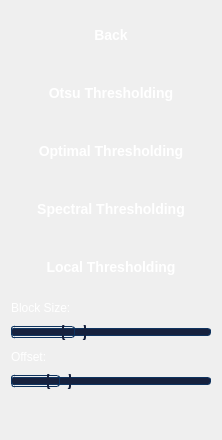
        <widget class="QWidget" name="page_thresholding_controls">
         <layout class="QVBoxLayout" name="page_thresholding_layout">
          <property name="spacing">
           <number>10</number>
          </property>
          <item>
           <widget class="QPushButton" name="back_button_4">
            <property name="cursor">
             <cursorShape>PointingHandCursor</cursorShape>
            </property>
            <property name="styleSheet">
             <string notr="true">QPushButton {
            background: qlineargradient(x1:0, y1:0, x2:1, y2:0,
                stop:0 #0f3460, stop:1 #16213e);
            color: white;
            border: none;
            padding: 12px 24px;
            font-size: 14px;
            margin: 4px 2px;
            border-radius: 8px;
            font-weight: bold;
            min-width: 120px;
        }
        QPushButton:hover {
            background: qlineargradient(x1:0, y1:0, x2:1, y2:0,
                stop:0 #16213e, stop:1 #0f3460);
            border: 1px solid #e94560;
        }
        QPushButton:pressed {
            background: qlineargradient(x1:0, y1:0, x2:1, y2:0,
                stop:0 #0f3460, stop:1 #16213e);
            padding-top: 13px;
            padding-bottom: 11px;
        }</string>
            </property>
            <property name="text">
             <string>Back</string>
            </property>
           </widget>
          </item>
          <item>
           <widget class="QPushButton" name="otsu_button">
            <property name="cursor">
             <cursorShape>PointingHandCursor</cursorShape>
            </property>
            <property name="styleSheet">
             <string notr="true">QPushButton {
            background: qlineargradient(x1:0, y1:0, x2:1, y2:0,
                stop:0 #0f3460, stop:1 #16213e);
            color: white;
            border: none;
            padding: 12px 24px;
            font-size: 14px;
            margin: 4px 2px;
            border-radius: 8px;
            font-weight: bold;
            min-width: 120px;
        }
        QPushButton:hover {
            background: qlineargradient(x1:0, y1:0, x2:1, y2:0,
                stop:0 #16213e, stop:1 #0f3460);
            border: 1px solid #e94560;
        }
        QPushButton:pressed {
            background: qlineargradient(x1:0, y1:0, x2:1, y2:0,
                stop:0 #0f3460, stop:1 #16213e);
            padding-top: 13px;
            padding-bottom: 11px;
        }</string>
            </property>
            <property name="text">
             <string>Otsu Thresholding</string>
            </property>
           </widget>
          </item>
          <item>
           <widget class="QPushButton" name="optimal_button">
            <property name="cursor">
             <cursorShape>PointingHandCursor</cursorShape>
            </property>
            <property name="styleSheet">
             <string notr="true">QPushButton {
            background: qlineargradient(x1:0, y1:0, x2:1, y2:0,
                stop:0 #0f3460, stop:1 #16213e);
            color: white;
            border: none;
            padding: 12px 24px;
            font-size: 14px;
            margin: 4px 2px;
            border-radius: 8px;
            font-weight: bold;
            min-width: 120px;
        }
        QPushButton:hover {
            background: qlineargradient(x1:0, y1:0, x2:1, y2:0,
                stop:0 #16213e, stop:1 #0f3460);
            border: 1px solid #e94560;
        }
        QPushButton:pressed {
            background: qlineargradient(x1:0, y1:0, x2:1, y2:0,
                stop:0 #0f3460, stop:1 #16213e);
            padding-top: 13px;
            padding-bottom: 11px;
        }</string>
            </property>
            <property name="text">
             <string>Optimal Thresholding</string>
            </property>
           </widget>
          </item>
          <item>
           <widget class="QPushButton" name="spectral_button">
            <property name="cursor">
             <cursorShape>PointingHandCursor</cursorShape>
            </property>
            <property name="styleSheet">
             <string notr="true">QPushButton {
            background: qlineargradient(x1:0, y1:0, x2:1, y2:0,
                stop:0 #0f3460, stop:1 #16213e);
            color: white;
            border: none;
            padding: 12px 24px;
            font-size: 14px;
            margin: 4px 2px;
            border-radius: 8px;
            font-weight: bold;
            min-width: 120px;
        }
        QPushButton:hover {
            background: qlineargradient(x1:0, y1:0, x2:1, y2:0,
                stop:0 #16213e, stop:1 #0f3460);
            border: 1px solid #e94560;
        }
        QPushButton:pressed {
            background: qlineargradient(x1:0, y1:0, x2:1, y2:0,
                stop:0 #0f3460, stop:1 #16213e);
            padding-top: 13px;
            padding-bottom: 11px;
        }</string>
            </property>
            <property name="text">
             <string>Spectral Thresholding</string>
            </property>
           </widget>
          </item>
          <item>
           <widget class="QPushButton" name="local_button">
            <property name="cursor">
             <cursorShape>PointingHandCursor</cursorShape>
            </property>
            <property name="styleSheet">
             <string notr="true">QPushButton {
            background: qlineargradient(x1:0, y1:0, x2:1, y2:0,
                stop:0 #0f3460, stop:1 #16213e);
            color: white;
            border: none;
            padding: 12px 24px;
            font-size: 14px;
            margin: 4px 2px;
            border-radius: 8px;
            font-weight: bold;
            min-width: 120px;
        }
        QPushButton:hover {
            background: qlineargradient(x1:0, y1:0, x2:1, y2:0,
                stop:0 #16213e, stop:1 #0f3460);
            border: 1px solid #e94560;
        }
        QPushButton:pressed {
            background: qlineargradient(x1:0, y1:0, x2:1, y2:0,
                stop:0 #0f3460, stop:1 #16213e);
            padding-top: 13px;
            padding-bottom: 11px;
        }</string>
            </property>
            <property name="text">
             <string>Local Thresholding</string>
            </property>
           </widget>
          </item>
          <item>
           <widget class="QLabel" name="block_size_label">
            <property name="styleSheet">
             <string notr="true">color: white;</string>
            </property>
            <property name="text">
             <string>Block Size:</string>
            </property>
           </widget>
          </item>
          <item>
           <widget class="QSlider" name="block_size_slider">
            <property name="styleSheet">
             <string notr="true">QSlider::groove:horizontal {
            border: 1px solid #0f3460;
            height: 6px;
            background: #16213e;
            margin: 2px 0;
            border-radius: 3px;
        }
        QSlider::handle:horizontal {
            background: qlineargradient(x1:0, y1:0, x2:1, y2:1,
                stop:0 #e94560, stop:1 #0f3460);
            width: 20px;
            margin: -8px 0;
            border-radius: 6px;
            border: 2px solid #16213e;
        }
        QSlider::sub-page:horizontal {
            background: qlineargradient(x1:0, y1:0, x2:1, y2:0,
                stop:0 #e94560, stop:1 #0f3460);
            border: 1px solid #0f3460;
            height: 6px;
            border-radius: 3px;
        }</string>
            </property>
            <property name="minimum">
             <number>3</number>
            </property>
            <property name="maximum">
             <number>31</number>
            </property>
            <property name="singleStep">
             <number>2</number>
            </property>
            <property name="value">
             <number>11</number>
            </property>
            <property name="orientation">
             <enum>Qt::Horizontal</enum>
            </property>
           </widget>
          </item>
          <item>
           <widget class="QLabel" name="offset_label">
            <property name="styleSheet">
             <string notr="true">color: white;</string>
            </property>
            <property name="text">
             <string>Offset:</string>
            </property>
           </widget>
          </item>
          <item>
           <widget class="QSlider" name="offset_slider">
            <property name="styleSheet">
             <string notr="true">QSlider::groove:horizontal {
            border: 1px solid #0f3460;
            height: 6px;
            background: #16213e;
            margin: 2px 0;
            border-radius: 3px;
        }
        QSlider::handle:horizontal {
            background: qlineargradient(x1:0, y1:0, x2:1, y2:1,
                stop:0 #e94560, stop:1 #0f3460);
            width: 20px;
            margin: -8px 0;
            border-radius: 6px;
            border: 2px solid #16213e;
        }
        QSlider::sub-page:horizontal {
            background: qlineargradient(x1:0, y1:0, x2:1, y2:0,
                stop:0 #e94560, stop:1 #0f3460);
            border: 1px solid #0f3460;
            height: 6px;
            border-radius: 3px;
        }</string>
            </property>
            <property name="minimum">
             <number>0</number>
            </property>
            <property name="maximum">
             <number>50</number>
            </property>
            <property name="value">
             <number>10</number>
            </property>
            <property name="orientation">
             <enum>Qt::Horizontal</enum>
            </property>
           </widget>
          </item>
          <item>
           <spacer name="verticalSpacer">
            <property name="orientation">
             <enum>Qt::Vertical</enum>
            </property>
            <property name="sizeHint" stdset="0">
             <size>
              <width>20</width>
              <height>40</height>
             </size>
            </property>
           </spacer>
          </item>
         </layout>
        </widget>
